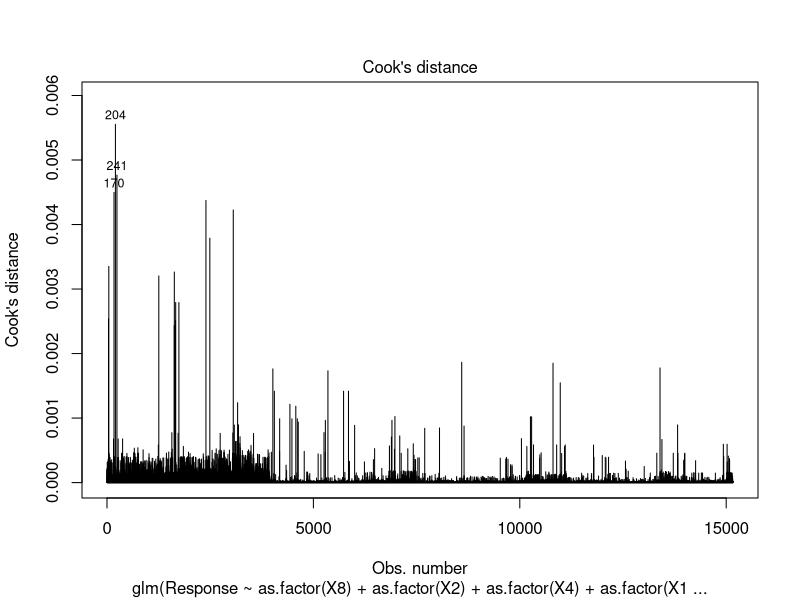
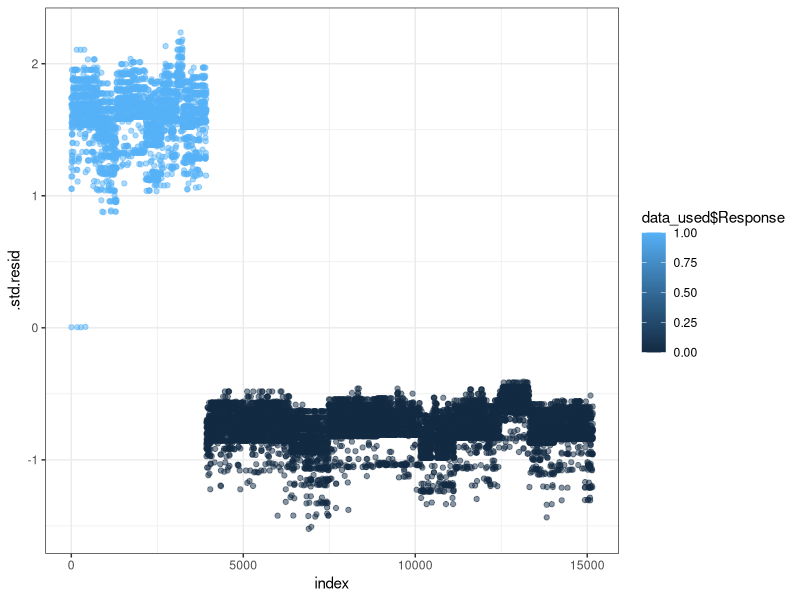

Here is the R script that generated these plots, in order:
###############################################################
###############################################################
# Project - MythAnalysis

# loading the needed libraries
library(tidyverse)
library(readxl)
library(gmodels)

# data
data <- read_xlsx("MosquitoBiteMyth_Dataset.xlsx")
data

nrow(data) #18302
ncol(data) #18

summary(data)

# analysis
data_1 <- filter(data, Y %in% c(1,2))
data_1

nrow(data_1) #15164

summary(data_1)

# removing WOMEN_ID column and getting needed column names 
data_ <- select(data_1, -c(WOMEN_ID))
data_ 

# finding unique values of each column
column_names_ <- colnames(data_)
column_names_
for (column_names_ in data_){
  sort_unique <- sort(unique(column_names_))
  print(sort_unique)
}

# finding the missing values in any of the column
sapply(data_, function(x) sum(is.na(x))) 

# data exploration

CrossTable(data_$X1, data_$Y, prop.r = FALSE, prop.c = TRUE, prop.t = FALSE, prop.chisq = FALSE)
CrossTable(data_$X2, data_$Y, prop.r = FALSE, prop.c = TRUE, prop.t = FALSE, prop.chisq = FALSE)
CrossTable(data_$X3, data_$Y, prop.r = FALSE, prop.c = TRUE, prop.t = FALSE, prop.chisq = FALSE)
CrossTable(data_$X4, data_$Y, prop.r = FALSE, prop.c = TRUE, prop.t = FALSE, prop.chisq = FALSE)
CrossTable(data_$X5, data_$Y, prop.r = FALSE, prop.c = TRUE, prop.t = FALSE, prop.chisq = FALSE)
CrossTable(data_$X6, data_$Y, prop.r = FALSE, prop.c = TRUE, prop.t = FALSE, prop.chisq = FALSE)
CrossTable(data_$X7, data_$Y, prop.r = FALSE, prop.c = TRUE, prop.t = FALSE, prop.chisq = FALSE)
CrossTable(data_$X8, data_$Y, prop.r = FALSE, prop.c = TRUE, prop.t = FALSE, prop.chisq = FALSE)
CrossTable(data_$X9, data_$Y, prop.r = FALSE, prop.c = TRUE, prop.t = FALSE, prop.chisq = FALSE)
CrossTable(data_$X10, data_$Y, prop.r = FALSE, prop.c = TRUE, prop.t = FALSE, prop.chisq = FALSE)
CrossTable(data_$X11, data_$Y, prop.r = FALSE, prop.c = TRUE, prop.t = FALSE, prop.chisq = FALSE)
CrossTable(data_$X12, data_$Y, prop.r = FALSE, prop.c = TRUE, prop.t = FALSE, prop.chisq = FALSE)
CrossTable(data_$X13, data_$Y, prop.r = FALSE, prop.c = TRUE, prop.t = FALSE, prop.chisq = FALSE)
CrossTable(data_$X14, data_$Y, prop.r = FALSE, prop.c = TRUE, prop.t = FALSE, prop.chisq = FALSE)
CrossTable(data_$X15, data_$Y, prop.r = FALSE, prop.c = TRUE, prop.t = FALSE, prop.chisq = FALSE)
CrossTable(data_$X16, data_$Y, prop.r = FALSE, prop.c = TRUE, prop.t = FALSE, prop.chisq = FALSE)


# Finding the important variables

# use x12 by excluding x9,x10 and x11
data_3 <- select(data_, -c(X9, X10, X11))
data_3

# conduct chi-square test for selected other variables and Y1
chisq.test(table(data_3$X1,data_3$Y))
chisq.test(table(data_3$X2,data_3$Y))
chisq.test(table(data_3$X3,data_3$Y))
chisq.test(table(data_3$X4,data_3$Y))
chisq.test(table(data_3$X5,data_3$Y))
chisq.test(table(data_3$X6,data_3$Y))
chisq.test(table(data_3$X7,data_3$Y))
chisq.test(table(data_3$X8,data_3$Y))
chisq.test(table(data_3$X12,data_3$Y))
chisq.test(table(data_3$X13,data_3$Y))
chisq.test(table(data_3$X14,data_3$Y))
chisq.test(table(data_3$X15,data_3$Y))
chisq.test(table(data_3$X16,data_3$Y))

# select X1, X2, X3, X4, X7, X8, X12, X15, X16

# record 1 to 1 and 2 to 0
d1 = data_3 %>% filter(Y=="1")
d2 = data_3 %>% filter(Y=="2")

d3 = d1 %>% mutate(Y1 = Y*1)
d4 = d2 %>% mutate(Y1 = Y*0)

data_7 <- bind_rows(d3,d4) 
data_7

data_used = data_7 %>% rename(Response=Y1)
data_used

# Model building 
# forward selection 

model2 <- glm(Response~as.factor(X1), data=data_used, family=binomial)
summary(model2)
model3 <- glm(Response~as.factor(X2), data=data_used, family=binomial)
summary(model3)
model4 <- glm(Response~as.factor(X3), data=data_used, family=binomial)
summary(model4)
model5 <- glm(Response~as.factor(X4), data=data_used, family=binomial)
summary(model5)
model6 <- glm(Response~as.factor(X7), data=data_used, family=binomial)
summary(model6)
model7 <- glm(Response~as.factor(X8), data=data_used, family=binomial)
summary(model7)
model8 <- glm(Response~as.factor(X12), data=data_used, family=binomial)
summary(model8)
model9 <- glm(Response~as.factor(X15), data=data_used, family=binomial)
summary(model9)
model10 <- glm(Response~as.factor(X16), data=data_used, family=binomial)
summary(model10)

1-pchisq(67,2)
1-pchisq(145,8)
1-pchisq(78,5)
1-pchisq(109,5)
1-pchisq(13,2)
1-pchisq(336,5)
1-pchisq(9,2)
1-pchisq(8,1)
1-pchisq(149,4)

model11 <- glm(as.factor(Y)~as.factor(X8)+as.factor(X1), data=data_3, family=binomial)
summary(model11)
model12 <- glm(as.factor(Y)~as.factor(X8)+as.factor(X2), data=data_3, family=binomial)
summary(model12)
model13 <- glm(as.factor(Y)~as.factor(X8)+as.factor(X3), data=data_3, family=binomial)
summary(model13)
model14 <- glm(as.factor(Y)~as.factor(X8)+as.factor(X4), data=data_3, family=binomial)
summary(model14)
model15 <- glm(as.factor(Y)~as.factor(X8)+as.factor(X7), data=data_3, family=binomial)
summary(model15)
model16 <- glm(as.factor(Y)~as.factor(X8)+as.factor(X12), data=data_3, family=binomial)
summary(model16)
model17 <- glm(as.factor(Y)~as.factor(X8)+as.factor(X15), data=data_3, family=binomial)
summary(model17)
model18 <- glm(as.factor(Y)~as.factor(X8)+as.factor(X16), data=data_3, family=binomial)
summary(model18)

1-pchisq(34,2)
1-pchisq(132,8)
1-pchisq(42,5)
1-pchisq(63,6)
1-pchisq(13,2)
1-pchisq(3,2)
1-pchisq(1,1)
1-pchisq(28,4)

model19 <- glm(as.factor(Y)~as.factor(X8)+as.factor(X2)+as.factor(X1), data=data_3, family=binomial)
summary(model19)
model20 <- glm(as.factor(Y)~as.factor(X8)+as.factor(X2)+as.factor(X3), data=data_3, family=binomial)
summary(model20)
model21 <- glm(as.factor(Y)~as.factor(X8)+as.factor(X2)+as.factor(X4), data=data_3, family=binomial)
summary(model21)
model22 <- glm(as.factor(Y)~as.factor(X8)+as.factor(X2)+as.factor(X7), data=data_3, family=binomial)
summary(model22)
model23 <- glm(as.factor(Y)~as.factor(X8)+as.factor(X2)+as.factor(X12), data=data_3, family=binomial)
summary(model23)
model24 <- glm(as.factor(Y)~as.factor(X8)+as.factor(X2)+as.factor(X15), data=data_3, family=binomial)
summary(model24)
model25 <- glm(as.factor(Y)~as.factor(X8)+as.factor(X2)+as.factor(X16), data=data_3, family=binomial)
summary(model25)

1-pchisq(15,2)
1-pchisq(36,5)
1-pchisq(51,6)
1-pchisq(11,2)
1-pchisq(3,2)
1-pchisq(0,1)
1-pchisq(27,4)

model26 <- glm(as.factor(Y)~as.factor(X8)+as.factor(X2)+as.factor(X4)+as.factor(X1), data=data_3, family=binomial)
summary(model26)
model27 <- glm(as.factor(Y)~as.factor(X8)+as.factor(X2)+as.factor(X4)+as.factor(X3), data=data_3, family=binomial)
summary(model27)
model28 <- glm(as.factor(Y)~as.factor(X8)+as.factor(X2)+as.factor(X4)+as.factor(X7), data=data_3, family=binomial)
summary(model28)
model29 <- glm(as.factor(Y)~as.factor(X8)+as.factor(X2)+as.factor(X4)+as.factor(X12), data=data_3, family=binomial)
summary(model29)
model30 <- glm(as.factor(Y)~as.factor(X8)+as.factor(X2)+as.factor(X4)+as.factor(X15), data=data_3, family=binomial)
summary(model30)
model31 <- glm(as.factor(Y)~as.factor(X8)+as.factor(X2)+as.factor(X4)+as.factor(X16), data=data_3, family=binomial)
summary(model31)

1-pchisq(2,2)
1-pchisq(5,2)
1-pchisq(9,2)
1-pchisq(3,2)
1-pchisq(0,1)
1-pchisq(24,4)

model32 <- glm(as.factor(Y)~as.factor(X8)+as.factor(X2)+as.factor(X4)+as.factor(X16)+as.factor(X1), data=data_3, family=binomial)
summary(model32)
model33 <- glm(as.factor(Y)~as.factor(X8)+as.factor(X2)+as.factor(X4)+as.factor(X16)+as.factor(X3), data=data_3, family=binomial)
summary(model33)
model34 <- glm(as.factor(Y)~as.factor(X8)+as.factor(X2)+as.factor(X4)+as.factor(X16)+as.factor(X7), data=data_3, family=binomial)
summary(model34)
model35 <- glm(as.factor(Y)~as.factor(X8)+as.factor(X2)+as.factor(X4)+as.factor(X16)+as.factor(X12), data=data_3, family=binomial)
summary(model35)
model36 <- glm(as.factor(Y)~as.factor(X8)+as.factor(X2)+as.factor(X4)+as.factor(X16)+as.factor(X15), data=data_3, family=binomial)
summary(model36)

1-pchisq(0,2)
1-pchisq(5,5)
1-pchisq(10,2)
1-pchisq(5,2)
1-pchisq(0,1)

model37 <- glm(as.factor(Y)~as.factor(X8)+as.factor(X2)+as.factor(X4)+as.factor(X16)+as.factor(X7)+as.factor(X1), data=data_3, family=binomial)
summary(model37)
model38 <- glm(as.factor(Y)~as.factor(X8)+as.factor(X2)+as.factor(X4)+as.factor(X16)+as.factor(X7)+as.factor(X3), data=data_3, family=binomial)
summary(model38)
model39 <- glm(as.factor(Y)~as.factor(X8)+as.factor(X2)+as.factor(X4)+as.factor(X16)+as.factor(X7)+as.factor(X12), data=data_3, family=binomial)
summary(model39)
model40 <- glm(as.factor(Y)~as.factor(X8)+as.factor(X2)+as.factor(X4)+as.factor(X16)+as.factor(X7)+as.factor(X15), data=data_3, family=binomial)
summary(model40)

1-pchisq(0,2)
1-pchisq(5,5)
1-pchisq(5,2)
1-pchisq(0,1)

model_fitted <- glm(Response~as.factor(X8)+as.factor(X2)+as.factor(X4)+as.factor(X16)+as.factor(X7), data=data_used, family=binomial)
summary(model_fitted)



# checking multi-collinearity 
car::vif(model_fitted)

# influential cases

plot(model_fitted, which=4, id.n=3)
library(broom)
model.data <- augment(model_fitted) %>% mutate(index=1:n())
model.data %>% top_n(3, .cooksd)
library(ggplot2)
ggplot(model.data, aes(index, .std.resid))+geom_point(aes(color=data_used$Response), alpha=0.5)+theme_bw()
model.data %>% filter(abs(.std.resid)>3)
